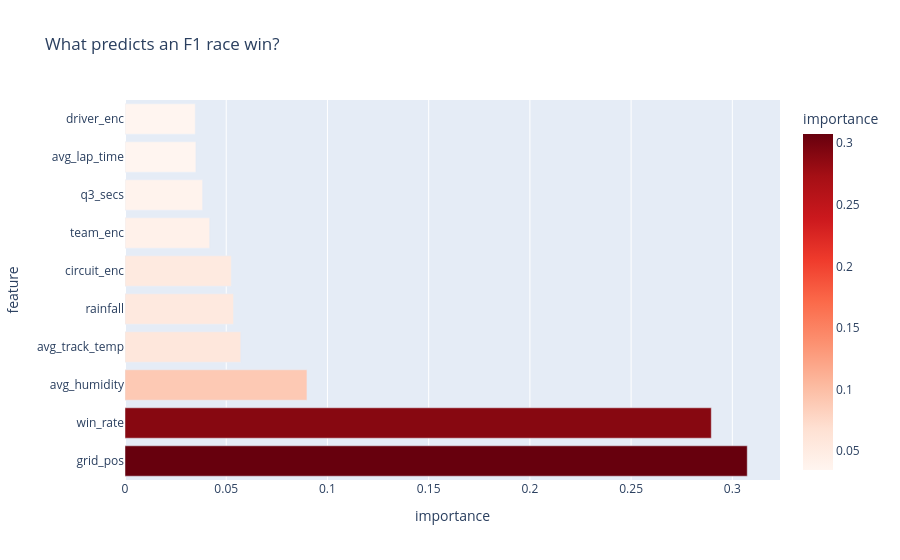

The notebook cell saved with this chart:
### Code cell
importance = pd.DataFrame({
    "feature"   : FEATURES,
    "importance": model.feature_importances_
}).sort_values("importance", ascending=False)

fig = px.bar(
    importance,
    x="importance",
    y="feature",
    orientation="h",
    title="What predicts an F1 race win?",
    color="importance",
    color_continuous_scale="reds"
)
fig.show()

print("\n🏆 Top predictor:", importance.iloc[0]["feature"])

### Figure 1 — Plotly figure (JSON) as saved in the notebook; plotly's stock layout.template omitted (floating-point values rounded to 4 significant figures)
{"data": [{"hovertemplate": "importance=%{marker.color}<br>feature=%{y}<extra></extra>", "legendgroup": "", "marker": {"color": [0.3074, 0.2896, 0.08988, 0.05718, 0.05361, 0.05247, 0.04184, 0.03832, 0.03501, 0.03471], "coloraxis": "coloraxis", "pattern": {"shape": ""}}, "name": "", "orientation": "h", "showlegend": false, "textposition": "auto", "type": "bar", "x": [0.3074, 0.2896, 0.08988, 0.05718, 0.05361, 0.05247, 0.04184, 0.03832, 0.03501, 0.03471], "xaxis": "x", "y": ["grid_pos", "win_rate", "avg_humidity", "avg_track_temp", "rainfall", "circuit_enc", "team_enc", "q3_secs", "avg_lap_time", "driver_enc"], "yaxis": "y"}], "layout": {"barmode": "relative", "coloraxis": {"autocolorscale": false, "colorbar": {"title": {"text": "importance"}}, "colorscale": [[0, "rgb(255,245,240)"], [0.125, "rgb(254,224,210)"], [0.25, "rgb(252,187,161)"], [0.375, "rgb(252,146,114)"], [0.5, "rgb(251,106,74)"], [0.625, "rgb(239,59,44)"], [0.75, "rgb(203,24,29)"], [0.875, "rgb(165,15,21)"], [1, "rgb(103,0,13)"]]}, "legend": {"tracegroupgap": 0}, "title": {"text": "What predicts an F1 race win?"}, "xaxis": {"anchor": "y", "domain": [0, 1], "title": {"text": "importance"}}, "yaxis": {"anchor": "x", "domain": [0, 1], "title": {"text": "feature"}}}}
